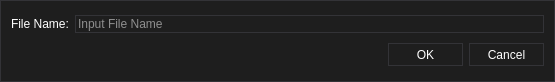
<?xml version="1.0" encoding="UTF-8"?>
<ui version="4.0">
 <class>SaveSetDialog</class>
 <widget class="QDialog" name="SaveSetDialog">
  <property name="geometry">
   <rect>
    <x>0</x>
    <y>0</y>
    <width>555</width>
    <height>82</height>
   </rect>
  </property>
  <property name="sizePolicy">
   <sizepolicy hsizetype="Fixed" vsizetype="Fixed">
    <horstretch>0</horstretch>
    <verstretch>0</verstretch>
   </sizepolicy>
  </property>
  <property name="font">
   <font>
    <family>Arial</family>
   </font>
  </property>
  <property name="windowTitle">
   <string>Save File</string>
  </property>
  <property name="windowIcon">
   <iconset resource="UIDesigner.qrc">
    <normaloff>:/UIDesigner/Resources/UI.png</normaloff>:/UIDesigner/Resources/UI.png</iconset>
  </property>
  <property name="styleSheet">
   <string notr="true">/*
	Copyright 2013 Emanuel Claesson

	Licensed under the Apache License, Version 2.0 (the &quot;License&quot;);
	you may not use this file except in compliance with the License.
	You may obtain a copy of the License at

		http://www.apache.org/licenses/LICENSE-2.0

	Unless required by applicable law or agreed to in writing, software
	distributed under the License is distributed on an &quot;AS IS&quot; BASIS,
	WITHOUT WARRANTIES OR CONDITIONS OF ANY KIND, either express or implied.
	See the License for the specific language governing permissions and
	limitations under the License.
*/

/*
	COLOR_DARK     = #1e1e1e
	COLOR_MEDIUM   = #2d2d30
	COLOR_MEDLIGHT = #333337
	COLOR_LIGHT    = #FFFFFF
	COLOR_ACCENT   = #3f3f46
*/

* {
	background: #1e1e1e;
	color: #FFFFFF;
	border: 1px solid #333337;
}

QWidget::item:selected {
	background: #3f3f46;
}

QCheckBox, QRadioButton {
	border: none;
}

QRadioButton::indicator, QCheckBox::indicator {
	width: 13px;
	height: 13px;
}

QRadioButton::indicator::unchecked, QCheckBox::indicator::unchecked {
	border: 1px solid #333337;
	background: none;
}

QRadioButton::indicator:unchecked:hover, QCheckBox::indicator:unchecked:hover {
	border: 1px solid #FFFFFF;
}

QRadioButton::indicator::checked, QCheckBox::indicator::checked {
	border: 1px solid #333337;
	background: #333337;
}

QRadioButton::indicator:checked:hover, QCheckBox::indicator:checked:hover {
	border: 1px solid #FFFFFF;
	background: #FFFFFF;
}

QGroupBox {
	margin-top: 6px;
}

QGroupBox::title {
	top: -7px;
	left: 7px;
}

QScrollBar {
	border: 1px solid #686868;
	background: #1e1e1e;
}

QScrollBar:horizontal {
	height: 15px;
	margin: 0px 0px 0px 32px;
}

QScrollBar:vertical {
	width: 15px;
	margin: 32px 0px 0px 0px;
}

QScrollBar::handle {
	background: #2d2d30;
	border: 1px solid #333337;
}

QScrollBar::handle:horizontal {
	border-width: 0px 1px 0px 1px;
}

QScrollBar::handle:vertical {
	border-width: 1px 0px 1px 0px;
}

QScrollBar::handle:horizontal {
	min-width: 20px;
}

QScrollBar::handle:vertical {
	min-height: 20px;
}

QScrollBar::add-line, QScrollBar::sub-line {
	background:#2d2d30;
	border: 1px solid #333337;
	subcontrol-origin: margin;
}

QScrollBar::add-line {
	position: absolute;
}

QScrollBar::add-line:horizontal {
	width: 15px;
	subcontrol-position: left;
	left: 15px;
}

QScrollBar::add-line:vertical {
	height: 15px;
	subcontrol-position: top;
	top: 15px;
}

QScrollBar::sub-line:horizontal {
	width: 15px;
	subcontrol-position: top left;
}

QScrollBar::sub-line:vertical {
	height: 15px;
	subcontrol-position: top;
}

QScrollBar:left-arrow, QScrollBar::right-arrow, QScrollBar::up-arrow, QScrollBar::down-arrow {
	border: 1px solid #333337;
	width: 3px;
	height: 3px;
}

QScrollBar::add-page, QScrollBar::sub-page {
	background: none;
}

QAbstractButton:hover {
	background: #2d2d30;
}

QAbstractButton:pressed {
	background: #333337;
}

QAbstractItemView {
	show-decoration-selected: 1;
	selection-background-color: #3f3f46;
	selection-color: #FFFFFF;
	alternate-background-color: #2d2d30;
}

QHeaderView {
	border: 1px solid #333337;
}

QHeaderView::section {
	background: #1e1e1e;
	border: 1px solid #333337;
	padding: 4px;
}

QHeaderView::section:selected, QHeaderView::section::checked {
	background: #2d2d30;
}

QTableView {
	gridline-color: #333337;
}

QTabBar {
	margin-left: 2px;
}

QTabBar::tab {
	border-radius: 0px;
	padding: 4px;
	margin: 4px;
}

QTabBar::tab:selected {
	background: #2d2d30;
}

QComboBox::down-arrow {
	border: 1px solid #333337;
	background: #2d2d30;
}

QComboBox::drop-down {
	border: 1px solid #333337;
	background: #2d2d30;
}

QComboBox::down-arrow {
	width: 3px;
	height: 3px;
	border: 1px solid #333337;
}

QAbstractSpinBox {
	padding-right: 15px;
}

QAbstractSpinBox::up-button, QAbstractSpinBox::down-button {
	border: 1px solid #333337;
	background: #2d2d30;
	subcontrol-origin: border;
}

QAbstractSpinBox::up-arrow, QAbstractSpinBox::down-arrow {
	width: 3px;
	height: 3px;
	border: 1px solid #333337;
}

QSlider {
	border: none;
}

QSlider::groove:horizontal {
	height: 5px;
	margin: 4px 0px 4px 0px;
}

QSlider::groove:vertical {
	width: 5px;
	margin: 0px 4px 0px 4px;
}

QSlider::handle {
	border: 1px solid #333337;
	background: #2d2d30;
}

QSlider::handle:horizontal {
	width: 15px;
	margin: -4px 0px -4px 0px;
}

QSlider::handle:vertical {
	height: 15px;
	margin: 0px -4px 0px -4px;
}

QSlider::add-page:vertical, QSlider::sub-page:horizontal {
	background: #3f3f46;
}

QSlider::sub-page:vertical, QSlider::add-page:horizontal {
	background: #2d2d30;
}

QLabel {
	border: none;
}

QProgressBar {
	text-align: center;
}

QProgressBar::chunk {
	width: 1px;
	background-color: #3f3f46;
}

QMenu::separator {
	background: #2d2d30;
}</string>
  </property>
  <property name="locale">
   <locale language="English" country="UnitedStates"/>
  </property>
  <layout class="QVBoxLayout" name="verticalLayout">
   <item>
    <layout class="QHBoxLayout" name="horizontalLayout_2">
     <item>
      <widget class="QLabel" name="label">
       <property name="font">
        <font>
         <family>Arial</family>
        </font>
       </property>
       <property name="text">
        <string>File Name:</string>
       </property>
      </widget>
     </item>
     <item>
      <widget class="QLineEdit" name="_fileNameEdit">
       <property name="font">
        <font>
         <family>Arial</family>
        </font>
       </property>
       <property name="placeholderText">
        <string>Input File Name</string>
       </property>
      </widget>
     </item>
    </layout>
   </item>
   <item>
    <layout class="QHBoxLayout" name="horizontalLayout">
     <item>
      <spacer name="horizontalSpacer">
       <property name="orientation">
        <enum>Qt::Horizontal</enum>
       </property>
       <property name="sizeHint" stdset="0">
        <size>
         <width>40</width>
         <height>20</height>
        </size>
       </property>
      </spacer>
     </item>
     <item>
      <widget class="QPushButton" name="_okBtn">
       <property name="minimumSize">
        <size>
         <width>75</width>
         <height>23</height>
        </size>
       </property>
       <property name="font">
        <font>
         <family>Arial</family>
        </font>
       </property>
       <property name="text">
        <string>OK</string>
       </property>
      </widget>
     </item>
     <item>
      <widget class="QPushButton" name="_cancelBtn">
       <property name="minimumSize">
        <size>
         <width>75</width>
         <height>23</height>
        </size>
       </property>
       <property name="font">
        <font>
         <family>Arial</family>
        </font>
       </property>
       <property name="text">
        <string>Cancel</string>
       </property>
      </widget>
     </item>
    </layout>
   </item>
  </layout>
 </widget>
 <resources>
  <include location="UIDesigner.qrc"/>
 </resources>
 <connections>
  <connection>
   <sender>_cancelBtn</sender>
   <signal>clicked()</signal>
   <receiver>SaveSetDialog</receiver>
   <slot>reject()</slot>
   <hints>
    <hint type="sourcelabel">
     <x>480</x>
     <y>69</y>
    </hint>
    <hint type="destinationlabel">
     <x>197</x>
     <y>81</y>
    </hint>
   </hints>
  </connection>
 </connections>
</ui>
